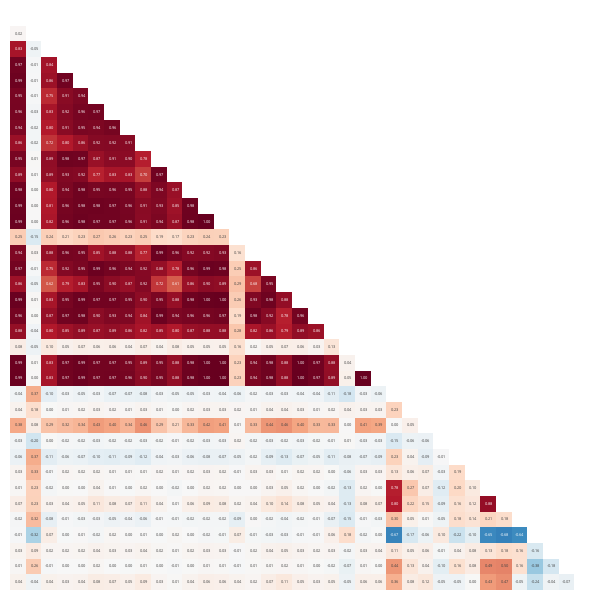

Notebook source saved alongside this figure:
### Markdown cell above
### Corrélations entre les variables

### Code cell
def plot_corr_heatmap(
    df: pd.DataFrame,
    drop_cols=None,
    column_labels: dict | None = None,
    decimals: int = 2,
    width: int = 600,
    height: int = 600,
    show_xlabels: bool = False
):
    """
    Trace une heatmap de corrélation (triangle inférieur) à partir d'un DataFrame.

    Paramètres
    ----------
    df : pd.DataFrame
        DataFrame d'entrée.
    drop_cols : list ou None
        Liste de colonnes à supprimer avant le calcul de la corrélation
        (ex: ['winner']).
    column_labels : dict ou None
        Dictionnaire pour renommer les colonnes (ex: column_labels).
    decimals : int
        Nombre de décimales pour l'arrondi avant corr().
    width, height : int
        Dimensions de la figure Plotly.
    show_xlabels : bool
        Afficher ou non les labels en abscisse.
    """
    data = df.copy()

    # 1. Colonnes à drop
    if drop_cols is not None:
        data = data.drop(columns=drop_cols)

    # 2. Arrondi + renommage éventuel
    if column_labels is not None:
        data = data.rename(columns=column_labels)
    data = data.round(decimals)

    # 3. Matrice de corrélation
    corr = data.corr()

    # 4. Masque triangle supérieur
    mask = np.triu(np.ones_like(corr, dtype=bool))
    corr_masked = corr.mask(mask)

    # 5. Heatmap Plotly
    fig = px.imshow(
        corr_masked.values,
        x=corr.columns,
        y=corr.columns,
        color_continuous_scale='RdBu_r',  # échelle inversée
        zmin=-1,
        zmax=1,
        text_auto=".2f"
    )

    # 6. Hover custom
    fig.update_traces(
        hovertemplate="Var 1: %{y}<br>Var 2: %{x}<br>Corr: %{z:.2f}<extra></extra>"
    )

    # 7. Layout
    fig.update_layout(
        coloraxis_showscale=False,
        xaxis=dict(
            showticklabels=show_xlabels,
            title=None,
            ticks=''
        ),
        yaxis=dict(
            showticklabels=show_xlabels,
            title=None,
            ticks=''
        ),
        plot_bgcolor="rgba(0,0,0,0)",
        margin=dict(t=10, b=10, l=10, r=10),
        width=width,
        height=height
    )

    return fig


df = df_pop_communes.copy().drop(columns=["Code", "Libellé", "departement", "Densité médecins généralistes 2024"])
plot_corr_heatmap(df)

### Figure 1 — Plotly figure (JSON) as saved in the notebook; plotly's stock layout.template omitted (floating-point values rounded to 4 significant figures; data arrays with more than 128 entries replaced by an {"elided": "..."} marker saying what was removed)
{"data": [{"coloraxis": "coloraxis", "hovertemplate": "Var 1: %{y}<br>Var 2: %{x}<br>Corr: %{z:.2f}<extra></extra>", "name": "0", "texttemplate": "%{z:.2f}", "type": "heatmap", "x": ["Population de 15 ans ou + selon le groupe socioprofessionnel actuel ou antérieur 2022 Artisans, commerçants, chefs entreprise", "Médiane du niveau de vie 2021", "Police - Gendarmerie (en nombre) 2024", "Supérette - Épicerie (en nombre) 2024", "Boulangerie-pâtisserie (en nombre) 2024", "École maternelle, primaire, élémentaire (en nombre) 2024", "Collège (en nombre) 2024", "Lycée (en nombre) 2024", "Salles multisports (gymnases) (en nombre) 2024", "Nombre d'établissements 2023", "Nb d'hôtels 2025", "Médecin généraliste (en nombre) 2024", "Population municipale 2023", "Population de 15 ans ou + selon le groupe socioprofessionnel actuel ou antérieur 2022 Ensemble", "Population de 15 ans ou + selon le groupe socioprofessionnel actuel ou antérieur 2022 Agriculteurs exploitants", "Population de 15 ans ou + selon le groupe socioprofessionnel actuel ou antérieur 2022 Cadres et professions intellectuelles supérieures", "Population de 15 ans ou + selon le groupe socioprofessionnel actuel ou antérieur 2022 Employés", "Population de 15 ans ou + selon le groupe socioprofessionnel actuel ou antérieur 2022 Ouvriers", "Électeurs inscrits sur liste principale 2024", "Nb d'emplois au lieu de travail (LT) 2022", "Bassin de natation (en nombre) 2024", "Nb de terrains de camping 2025", "Nb de pers. âgées de 25 à 64 ans 2022", "Nb de ménages fiscaux 2021", "Taille moyenne des ménages 2022", "Évol. annuelle moy. de la population 2017 - 2023 (en %)", "Densité de population (historique depuis 1876) 2022", "Taux d'activité par tranche d'âge 2022 15 à 24 ans", "Taux d'activité par tranche d'âge 2022 25 à 54 ans", "Taux d'activité par tranche d'âge 2022 55 à 64 ans", "Part des pers. âgées de - 15 ans 2022", "Part des pers. âgées de - de 25 ans 2022", "Part des pers. âgées de 25 à 64 ans 2022", "Part des pers. âgées de 75 ans ou + 2022", "Part des familles avec 1 enf. de - de 25 ans 2022", "Part des familles avec 2 enf. de - de 25 ans 2022", "Part des familles avec 3 enf. ou plus de - de 25 ans 2022"], "xaxis": "x", "y": ["Population de 15 ans ou + selon le groupe socioprofessionnel actuel ou antérieur 2022 Artisans, commerçants, chefs entreprise", "Médiane du niveau de vie 2021", "Police - Gendarmerie (en nombre) 2024", "Supérette - Épicerie (en nombre) 2024", "Boulangerie-pâtisserie (en nombre) 2024", "École maternelle, primaire, élémentaire (en nombre) 2024", "Collège (en nombre) 2024", "Lycée (en nombre) 2024", "Salles multisports (gymnases) (en nombre) 2024", "Nombre d'établissements 2023", "Nb d'hôtels 2025", "Médecin généraliste (en nombre) 2024", "Population municipale 2023", "Population de 15 ans ou + selon le groupe socioprofessionnel actuel ou antérieur 2022 Ensemble", "Population de 15 ans ou + selon le groupe socioprofessionnel actuel ou antérieur 2022 Agriculteurs exploitants", "Population de 15 ans ou + selon le groupe socioprofessionnel actuel ou antérieur 2022 Cadres et professions intellectuelles supérieures", "Population de 15 ans ou + selon le groupe socioprofessionnel actuel ou antérieur 2022 Employés", "Population de 15 ans ou + selon le groupe socioprofessionnel actuel ou antérieur 2022 Ouvriers", "Électeurs inscrits sur liste principale 2024", "Nb d'emplois au lieu de travail (LT) 2022", "Bassin de natation (en nombre) 2024", "Nb de terrains de camping 2025", "Nb de pers. âgées de 25 à 64 ans 2022", "Nb de ménages fiscaux 2021", "Taille moyenne des ménages 2022", "Évol. annuelle moy. de la population 2017 - 2023 (en %)", "Densité de population (historique depuis 1876) 2022", "Taux d'activité par tranche d'âge 2022 15 à 24 ans", "Taux d'activité par tranche d'âge 2022 25 à 54 ans", "Taux d'activité par tranche d'âge 2022 55 à 64 ans", "Part des pers. âgées de - 15 ans 2022", "Part des pers. âgées de - de 25 ans 2022", "Part des pers. âgées de 25 à 64 ans 2022", "Part des pers. âgées de 75 ans ou + 2022", "Part des familles avec 1 enf. de - de 25 ans 2022", "Part des familles avec 2 enf. de - de 25 ans 2022", "Part des familles avec 3 enf. ou plus de - de 25 ans 2022"], "yaxis": "y", "z": {"elided": "37x37 float values"}}], "layout": {"coloraxis": {"cmax": 1, "cmin": -1, "colorscale": [[0, "rgb(5,48,97)"], [0.1, "rgb(33,102,172)"], [0.2, "rgb(67,147,195)"], [0.3, "rgb(146,197,222)"], [0.4, "rgb(209,229,240)"], [0.5, "rgb(247,247,247)"], [0.6, "rgb(253,219,199)"], [0.7, "rgb(244,165,130)"], [0.8, "rgb(214,96,77)"], [0.9, "rgb(178,24,43)"], [1, "rgb(103,0,31)"]], "showscale": false}, "height": 600, "margin": {"b": 10, "l": 10, "r": 10, "t": 10}, "plot_bgcolor": "rgba(0,0,0,0)", "width": 600, "xaxis": {"anchor": "y", "constrain": "domain", "domain": [0, 1], "scaleanchor": "y", "showticklabels": false, "ticks": "", "title": {}}, "yaxis": {"anchor": "x", "autorange": "reversed", "constrain": "domain", "domain": [0, 1], "showticklabels": false, "ticks": "", "title": {}}}}
